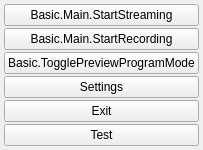
  <widget class="OBSDock" name="controlsDock">
   <property name="windowTitle">
    <string>Basic.Main.Controls</string>
   </property>
   <attribute name="dockWidgetArea">
    <number>8</number>
   </attribute>
   <widget class="QWidget" name="controlsDockContents">
    <layout class="QVBoxLayout" name="buttonsVLayout">
     <property name="spacing">
      <number>2</number>
     </property>
     <property name="leftMargin">
      <number>4</number>
     </property>
     <property name="topMargin">
      <number>4</number>
     </property>
     <property name="rightMargin">
      <number>4</number>
     </property>
     <property name="bottomMargin">
      <number>4</number>
     </property>
     <item>
      <widget class="QPushButton" name="streamButton">
       <property name="enabled">
        <bool>true</bool>
       </property>
       <property name="sizePolicy">
        <sizepolicy hsizetype="Preferred" vsizetype="Fixed">
         <horstretch>0</horstretch>
         <verstretch>0</verstretch>
        </sizepolicy>
       </property>
       <property name="text">
        <string>Basic.Main.StartStreaming</string>
       </property>
       <property name="checkable">
        <bool>true</bool>
       </property>
      </widget>
     </item>
     <item>
      <layout class="QHBoxLayout" name="recordingLayout">
       <property name="spacing">
        <number>2</number>
       </property>
       <property name="leftMargin">
        <number>0</number>
       </property>
       <property name="topMargin">
        <number>0</number>
       </property>
       <property name="rightMargin">
        <number>0</number>
       </property>
       <property name="bottomMargin">
        <number>0</number>
       </property>
       <item>
        <widget class="RecordButton" name="recordButton">
         <property name="enabled">
          <bool>true</bool>
         </property>
         <property name="sizePolicy">
          <sizepolicy hsizetype="Preferred" vsizetype="Fixed">
           <horstretch>0</horstretch>
           <verstretch>0</verstretch>
          </sizepolicy>
         </property>
         <property name="minimumSize">
          <size>
           <width>130</width>
           <height>0</height>
          </size>
         </property>
         <property name="text">
          <string>Basic.Main.StartRecording</string>
         </property>
         <property name="checkable">
          <bool>true</bool>
         </property>
        </widget>
       </item>
      </layout>
     </item>
     <item>
      <widget class="QPushButton" name="modeSwitch">
       <property name="text">
        <string>Basic.TogglePreviewProgramMode</string>
       </property>
       <property name="checkable">
        <bool>true</bool>
       </property>
      </widget>
     </item>
     <item>
      <widget class="QPushButton" name="settingsButton">
       <property name="sizePolicy">
        <sizepolicy hsizetype="Preferred" vsizetype="Fixed">
         <horstretch>0</horstretch>
         <verstretch>0</verstretch>
        </sizepolicy>
       </property>
       <property name="text">
        <string>Settings</string>
       </property>
      </widget>
     </item>
     <item>
      <widget class="QPushButton" name="exitButton">
       <property name="sizePolicy">
        <sizepolicy hsizetype="Preferred" vsizetype="Fixed">
         <horstretch>0</horstretch>
         <verstretch>0</verstretch>
        </sizepolicy>
       </property>
       <property name="text">
        <string>Exit</string>
       </property>
      </widget>
     </item>
     <item>
      <widget class="QPushButton" name="testButton">
       <property name="text">
        <string>Test</string>
       </property>
      </widget>
     </item>
     <item>
      <spacer name="expVSpacer">
       <property name="orientation">
        <enum>Qt::Vertical</enum>
       </property>
       <property name="sizeHint" stdset="0">
        <size>
         <width>0</width>
         <height>0</height>
        </size>
       </property>
      </spacer>
     </item>
    </layout>
   </widget>
  </widget>
